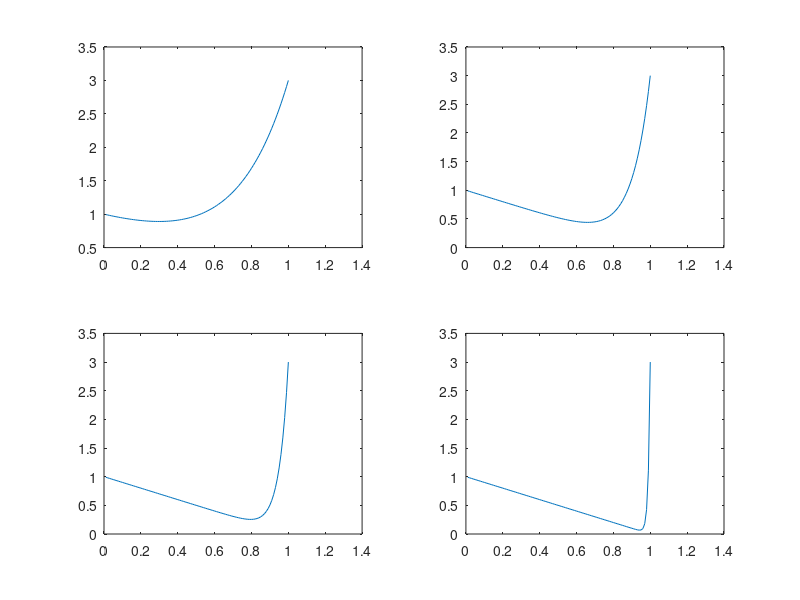

Reproduce this figure in MATLAB.
%initial
alpha=1;
beta=3
elison=[0.3 0.1 0.05 0.01]
hx=1/100
for r=1:4

 inter=[0 1];
 x(1)=inter(1);
 %discrete xi
    for i=1:101
        x(i+1)=x(i)+hx;
    end
 x=x(2:101)
 %discretr function   
 u=@(x) alpha-x+(beta-alpha+1)*(exp(x/elison(r))-1)/(exp(1/elison(r))-1);

 U=zeros(1,100);
    for i= 1:100
        U(i)=(u(x(i)));
    end
     subplot(2,2,r);
    plot(x,U)
    
end